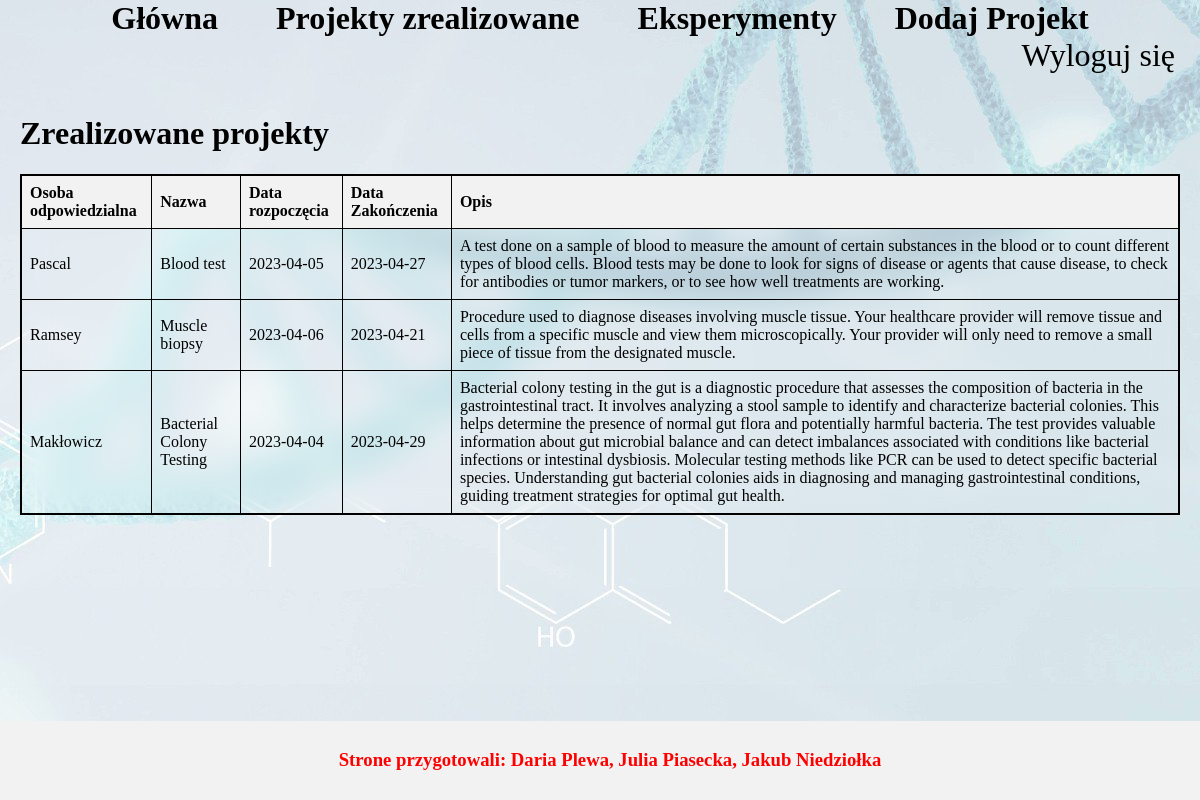
The page /Projekt/Projekty.php on the database its author committed.
### tables this page shows
CREATE TABLE `user` (
  `id_user` int(11) NOT NULL,
  `name` varchar(45) NOT NULL,
  `surname` varchar(45) NOT NULL,
  `PESEL` varchar(11) NOT NULL
);

CREATE TABLE `projects` (
  `id_projects` int(11) NOT NULL,
  `name` varchar(45) NOT NULL,
  `project_details` text DEFAULT NULL,
  `finish` tinyint(4) NOT NULL,
  `start_date` date NOT NULL,
  `finish_date` date DEFAULT NULL,
  `id_chef` int(11) NOT NULL
);

CREATE TABLE `experiments` (
  `id_experiments` int(11) NOT NULL,
  `name` varchar(45) NOT NULL,
  `start_date` date NOT NULL,
  `finish_date` date DEFAULT NULL,
  `experiment_details` text NOT NULL,
  `result` text DEFAULT NULL,
  `id_projects` int(11) NOT NULL
);

### Projekt/Projekty.php (the view, shortened to what this page needs)
<!DOCTYPE html>
<html lang="pl">
<head>
    <link rel="stylesheet" href="styl1.css">
</head>
<body>
<div id="menu">
    <a class="strona" href="strona.html">Główna</a>
    <a class="projekty" href="Projekty.php">Projekty zrealizowane</a>
    <a class="eksperymenty" href="Eksperymenty.php">Eksperymenty</a>
    <a class="dodaj" href="Dodaj projekt.html">Dodaj Projekt</a>
</div>
<div id="log">
    <a href="glowna.html">Wyloguj się</a>
</div>
<div id="glowna">
<h1>Zrealizowane projekty</h1>
    <table>
        <tr>
            <th>Osoba odpowiedzialna</th>
            <th>Nazwa </th>
            <th>Data rozpoczęcia</th>
            <th>Data Zakończenia</th>
            <th>Opis</th>
        </tr>
        <?php skrypt(); ?>
    </table>
</div>
<footer>
    <h3>Strone przygotowali: Daria Plewa, Julia Piasecka, Jakub Niedziołka</h3>
</footer>
</body>
</html>
<?php
function skrypt(){
    $conn = mysqli_connect("localhost", "root", "", "mbdo");
    $sql = "SELECT user.surname as Responsible, experiments.start_date as start, experiments.finish_date as finish ,projects.name as name, projects.project_details as details FROM samples
    JOIN experiments ON (samples.id_experiments=experiments.id_experiments)
    JOIN projects ON (experiments.id_projects=projects.id_projects)
    JOIN project_workers ON (projects.id_projects=project_workers.id_projects)
    JOIN user ON (project_workers.id_user=user.id_user)";
    $res = mysqli_query($conn, $sql);
    while($row = mysqli_fetch_assoc($res)){
        echo "<tr>";
        echo "<td>".$row["Responsible"]."</td>";
        echo "<td>".$row["name"]."</td>";
        echo "<td>".$row["start"]."</td>";
        echo "<td>".$row["finish"]."</td>";
        echo "<td>".$row["details"]."</td>";
        echo "</tr>";
    }
}
?>

### Projekt/styl1.css (style rules this page uses)
html { height: 100%; }
body { background: url('tlo.jpg') no-repeat; margin: 0; padding: 0; display: flex; flex-direction: column; min-height: 100vh; }
footer { text-align: center; color: red; padding: 10px; background-color: #f2f2f2; width: 100%; margin-top: auto; }
#menu { color: black; text-align: center; font-size: 200%; }
#log { text-align: right; font-size: 200%; }
#glowna { padding: 20px; flex-grow: 1; }
a { color: black; text-decoration: none; margin: 25px; }
.strona, .projekty, .eksperymenty, .dodaj { width: 100%; height: 40px; border-radius: 40px; outline: none; cursor: pointer; font-size: 1em; font-weight: 600; }
table { width: 100%; border-width: 2px; border-style: solid; border-color: black; backdrop-filter: blur(15px); border-collapse: collapse; margin-bottom: 20px; }
td, th { border: 1px solid black; padding: 8px; text-align: left; }
th { background-color: #f2f2f2; }

### rows shown on the page
user: surname "Pascal", projects.name "Blood test", experiments.start_date "2023-04-05", experiments.finish_date "2023-04-27", projects.project_details "A test done on a sample of blood to measure the amount of certain substances in the blood or to count different types of blood cells. Blood tests may be done to look for signs of disease or agents that cause disease, to check for antibodies or tumor markers, or to see how well treatments are working."
user: surname "Ramsey", projects.name "Muscle biopsy", experiments.start_date "2023-04-06", experiments.finish_date "2023-04-21", projects.project_details "Procedure used to diagnose diseases involving muscle tissue. Your healthcare provider will remove tissue and cells from a specific muscle and view them microscopically. Your provider will only need to remove a small piece of tissue from the designated muscle."
user: surname "Makłowicz", projects.name "Bacterial Colony Testing", experiments.start_date "2023-04-04", experiments.finish_date "2023-04-29", projects.project_details "Bacterial colony testing in the gut is a diagnostic procedure that assesses the composition of bacteria in the gastrointestinal tract. It involves analyzing a stool sample to identify and characterize bacterial colonies. This helps determine the presence of normal gut flora and potentially harmful bacteria. The test provides valuable information about gut microbial balance and can detect imbalances associated with conditions like bacterial infections or intestinal dysbiosis. Molecular testing methods like PCR can be used to detect specific bacterial species. Understanding gut bacterial colonies aids in diagnosing and managing gastrointestinal conditions, guiding treatment strategies for…"
